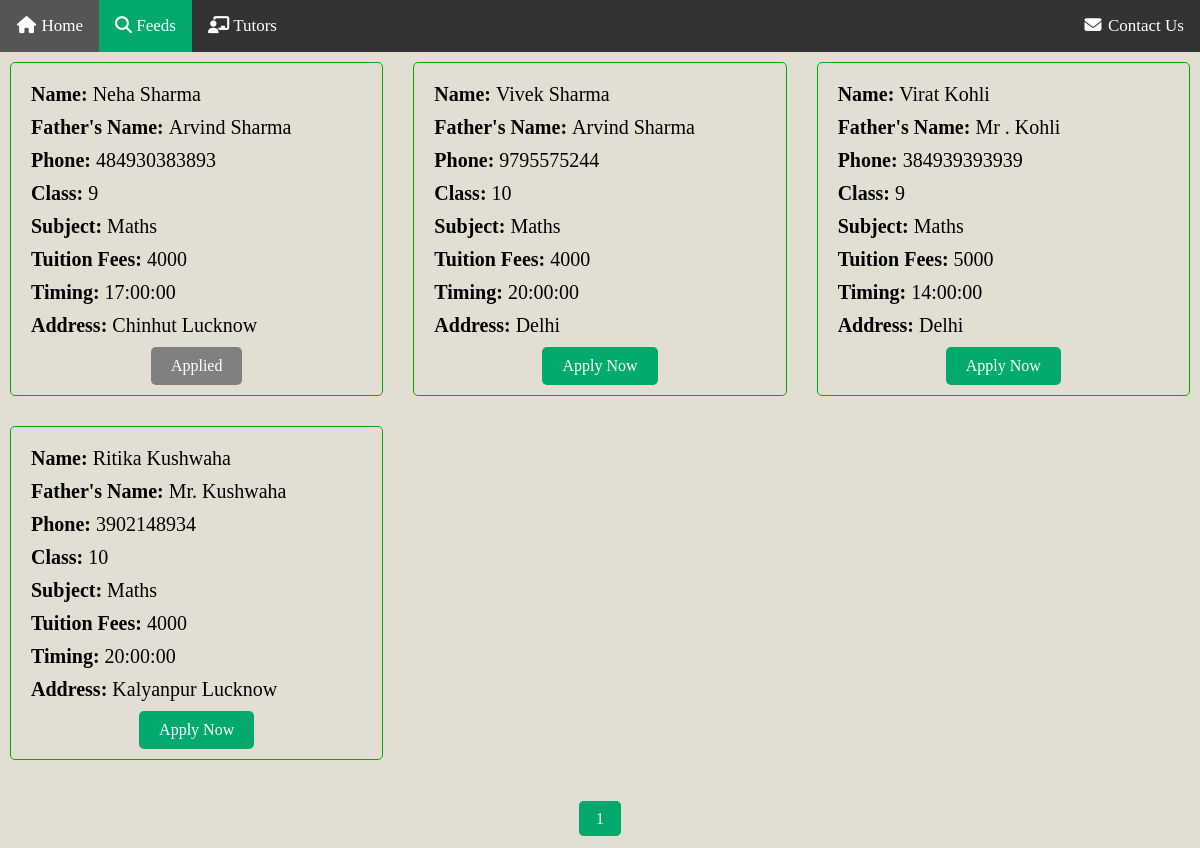
/feeds (signed in), run on the app's committed database.
### app.py (models this page shows)
class Student(db.Model):
    id = db.Column(db.Integer, primary_key=True)
    name = db.Column(db.String(100), nullable=False)
    father_name = db.Column(db.String(100), nullable=False)
    phone = db.Column(db.String(15), nullable=False)
    class_name = db.Column(db.String(20), nullable=False)
    subject = db.Column(db.String(50), nullable=False)
    tuition_fees = db.Column(db.String(50), nullable=False)
    timing = db.Column(db.Time, nullable=False)
    address = db.Column(db.String(20), nullable=False)

### app.py (the view)
@app.route('/feeds')
def feeds():
    page = request.args.get('page', 1, type=int)
    students = Student.query.paginate(page=page, per_page=10)
    applied_student_ids = []
    if current_user.is_authenticated:
        applied_students = AppliedStudent.query.filter_by(user_email=current_user.email).all()
        applied_student_ids = [applied.student_id for applied in applied_students]
        logging.debug(f'Applied Student IDs: {applied_student_ids}')
    csrf_token = generate_csrf()
    return render_template('feeds.html', students=students, applied_student_ids=applied_student_ids, csrf_token=csrf_token)

### app.py (called while the page is built)
@login_manager.user_loader
def load_user(user_id):
    return User.query.get(int(user_id))

### templates/feeds.html (shortened to what this page needs)
<!DOCTYPE html>
<html lang="en">
<head>
    <link rel="stylesheet" href="{{ url_for('static', filename='feeds.css') }}">
    <link rel="stylesheet" href="https://cdnjs.cloudflare.com/ajax/libs/font-awesome/6.5.2/css/all.min.css">
</head>
<body>
    <div class="navbar">
        <a class="{{ 'active' if request.path == url_for('home') else '' }}" href="{{ url_for('home') }}"><i class="fa fa-fw fa-home"></i> Home</a>
        <a class="{{ 'active' if request.path == url_for('feeds') else '' }}" href="{{ url_for('feeds') }}"><i class="fa-solid fa-magnifying-glass"></i> Feeds</a>
        <a class="{{ 'active' if request.path == url_for('search_tutors') else '' }}" href="{{ url_for('search_tutors') }}"><i class="fa-solid fa-chalkboard-user"></i> Tutors</a>
        <div class="rh">
            <a href="{{ url_for('contactus') }}"><i class="fa fa-fw fa-envelope"></i> Contact Us</a>
        </div>
    </div>
    <div class="container">
        {% for student in students.items %}
        <div class="student-box">
            <p><span class="table-heading">Name:</span>{{ student.name }}</p>
            <p><span class="table-heading">Father's Name:</span>{{ student.father_name }}</p>
            <p><span class="table-heading">Phone:</span>{{ student.phone }}</p>
            <p><span class="table-heading">Class:</span>{{ student.class_name }}</p>
            <p><span class="table-heading">Subject:</span>{{ student.subject }}</p>
            <p><span class="table-heading">Tuition fees:</span>{{ student.tuition_fees }}</p>
            <p><span class="table-heading">Timing:</span>{{ student.timing }}</p>
            <p><span class="table-heading">Address:</span>{{ student.address }}</p>
            <div class="apply-button">
                {% if student.id in applied_student_ids %}
                    <button type="button" class="applied-btn" disabled>Applied</button>
                {% else %}
                    <form action="{{ url_for('apply_now') }}" method="post">
                        <button type="submit" class="apply-now-btn">Apply Now</button>
                    </form>
                {% endif %}
            </div>
        </div>
        {% endfor %}
    </div>
    <div class="pagination">
        {% for page_num in students.iter_pages() %}
            {% if page_num %}
                <a href="{{ url_for('feeds', page=page_num) }}" class="{{ 'active' if page_num == students.page else '' }}">{{ page_num }}</a>
            {% else %}
                <span>...</span>
            {% endif %}
        {% endfor %}
    </div>
</body>
</html>

### static/feeds.css (style rules this page uses)
* { margin: 0; padding: 0; font-family: 'Times New Roman', Times, serif; }
.navbar { width: 100%; background-color: #333; overflow: auto; }
.rh { float: right; }
.navbar a { float: left; padding: 16px; color: white; text-decoration: none; font-size: 17px; }
.active { background-color: #04AA6D; }
body { font-family: Arial, sans-serif; background-color: #E2DFD2; }
.container { display: grid; grid-template-columns: repeat(auto-fill, minmax(300px, 1fr)); grid-gap: 10px; margin-bottom: 40px; }
.student-box, .tutor-box { border: 1px solid #04aa04; font-size: 20px; text-transform: capitalize; padding: 10px; margin: 10px; overflow: auto; border-radius: 5px; }
.table-heading { font-weight: bold; margin-right: 5px; }
.apply-button { margin-top: 10px; text-align: center; }
.apply-button .apply-now-btn, .apply-button .applied-btn { display: inline-block; color: #fff; padding: 10px 20px; font-size: 16px; border: none; border-radius: 5px; cursor: pointer; text-decoration: none; transition: background-color 0.3s; }
.apply-button .apply-now-btn { background-color: #04AA6D; }
.apply-button .applied-btn { background-color: #808080; cursor: default; }
.student-box p, .tutor-box p { margin: 10px; }
.pagination { text-align: center; margin: 20px 0; }
.pagination a { color: #04AA6D; padding: 8px 16px; text-decoration: none; border: 1px solid #04AA6D; border-radius: 5px; margin: 0 5px; }
.pagination .active { background-color: #04AA6D; color: white; }

### data on the page
Student: name "Neha Sharma", father_name "Arvind Sharma", phone "484930383893", class_name "9", subject "Maths", tuition_fees "4000", timing "17:00:00", address "Chinhut Lucknow", shows "Applied"
Student: name "Vivek Sharma", father_name "Arvind Sharma", phone "9795575244", class_name "10", subject "Maths", tuition_fees "4000", timing "20:00:00", address "Delhi"
Student: name "Virat Kohli", father_name "Mr . Kohli", phone "384939393939", class_name "9", subject "Maths", tuition_fees "5000", timing "14:00:00", address "Delhi"
Student: name "Ritika Kushwaha", father_name "Mr. Kushwaha", phone "3902148934", class_name "10", subject "Maths", tuition_fees "4000", timing "20:00:00", address "Kalyanpur Lucknow"

### other printed values
{{ page_num }} "1"
